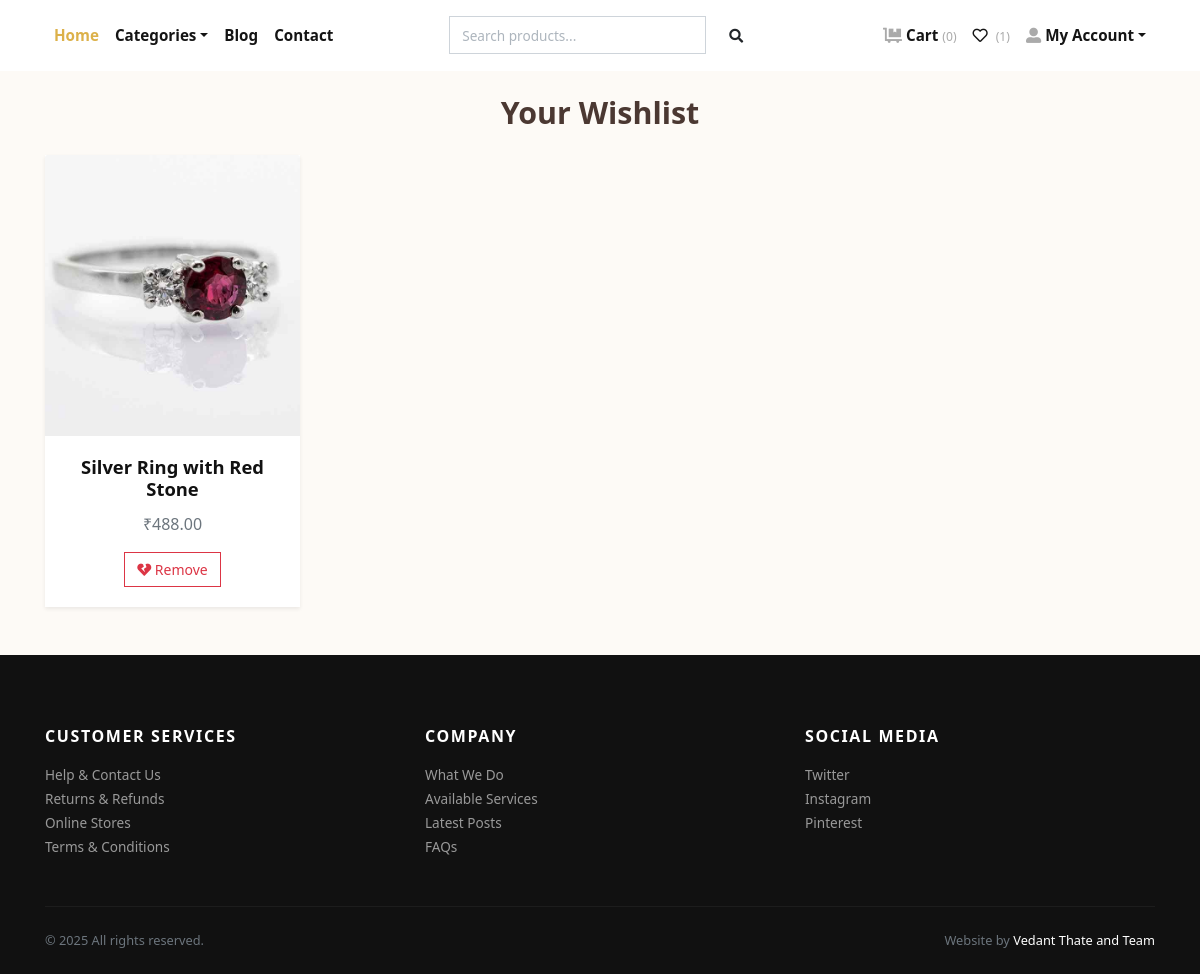
/wishlist/ (signed in), run on the app's committed database.
### store/models.py (models this page shows, shortened)
class Wishlist(models.Model):
    user = models.ForeignKey(User, on_delete=models.CASCADE)
    product = models.ForeignKey(Product, on_delete=models.CASCADE)
    class Meta:
        unique_together = ("user", "product")

class Product(models.Model):
    title = models.CharField(max_length=150, verbose_name="Product Title")
    slug = models.SlugField(max_length=160, verbose_name="Product Slug")
    sku = models.CharField(max_length=255, unique=True, verbose_name="Unique Product ID (SKU)")
    short_description = models.TextField(verbose_name="Short Description")
    detail_description = models.TextField(blank=True, null=True, verbose_name="Detail Description")
    product_image = models.ImageField(upload_to='product', blank=True, null=True, verbose_name="Product Image")
    price = models.DecimalField(max_digits=8, decimal_places=2)
    category = models.ForeignKey(Category, verbose_name="Product Categoy", on_delete=models.CASCADE)
    is_active = models.BooleanField(verbose_name="Is Active?")
    is_featured = models.BooleanField(verbose_name="Is Featured?")
    created_at = models.DateTimeField(auto_now_add=True, verbose_name="Created Date")
    updated_at = models.DateTimeField(auto_now=True, verbose_name="Updated Date")
    class Meta:
        verbose_name_plural = 'Products'
        ordering = ('-created_at', )

### store/views.py (the view)
# urls.py: path('wishlist/', views.wishlist_view, name='wishlist'),
@login_required
def wishlist_view(request):
    wishlist_items = Wishlist.objects.filter(user=request.user)
    return render(request, 'wishlist.html', {'wishlist_items': wishlist_items})

### store/context_preprocessors.py (called while the page is built)
def store_menu(request):
    categories = Category.objects.filter(is_active=True)
    context = {
        'categories_menu': categories,
    }
    return context

def cart_menu(request):
    if request.user.is_authenticated:
        cart_items= Cart.objects.filter(user=request.user)
        context = {
            'cart_items': cart_items,
        }
    else:
        context = {}
    return context

### templates/wishlist.html (shortened to what this page needs)
{% extends 'base.html' %}
{% load static %}
{% block content %}
<div class="container py-4">
  <h2 class="text-center mb-4">Your Wishlist</h2>
  <div class="row">
    {% if wishlist_items %}
      {% for item in wishlist_items %}
        <div class="col-lg-3 col-md-4 col-sm-6 mb-4">
          <div class="card border-0 shadow-sm">
            <a href="{% url 'store:product-detail' item.product.slug %}">
              <img src="{{ item.product.product_image.url }}" class="card-img-top" alt="{{ item.product.title }}">
            </a>
            <div class="card-body text-center">
              <h5 class="card-title">
                <a class="text-dark text-decoration-none" href="{% url 'store:product-detail' item.product.slug %}">
                  {{ item.product.title }}
                </a>
              </h5>
              <p class="text-muted">₹{{ item.product.price }}</p>
              <a href="{% url 'store:add-to-wishlist' item.product.id %}" class="btn btn-outline-danger btn-sm">
                <i class="fas fa-heart-broken"></i> Remove
              </a>
            </div>
          </div>
        </div>
      {% endfor %}
    {% else %}
      <div class="col-12 text-center">
        <p class="lead">Your wishlist is empty.</p>
        <a href="{% url 'store:home' %}" class="btn btn-dark">Browse Products</a>
      </div>
    {% endif %}
  </div>
</div>
{% endblock %}

### templates/navbar.html (shortened to what this page needs)
{% load static %}
<header class="header bg-white">
  <div class="container px-0 px-lg-3">
    <nav class="navbar navbar-expand-lg navbar-light py-3 px-lg-0">
      <div class="collapse navbar-collapse" id="navbarSupportedContent">
        <ul class="navbar-nav mr-auto">
          <li class="nav-item">
            <a class="nav-link active" href="{% url 'store:home' %}">Home</a>
          </li>
          <li class="nav-item dropdown">
            <a class="nav-link dropdown-toggle" id="pagesDropdown" href="#" data-toggle="dropdown" aria-haspopup="true"
              aria-expanded="false">Categories</a>
          </li>
          <li class="nav-item">
            <a class="nav-link" href="{% url 'store:blog_list' %}">Blog</a>
          </li>
          <li class="nav-item">
            <a class="nav-link" href="{% url 'store:contact' %}">Contact</a>
          </li>
        </ul>
        <div class="d-flex align-items-center">
          <form method="GET" action="{% url 'store:search' %}" class="form-inline d-none d-lg-block">
            <div class="input-group">
              <input type="text" name="q" class="form-control" placeholder="Search products..." aria-label="Search" required>
              <div class="input-group-append">
                <button class="btn" type="submit" style="border: none; background-color: transparent;">
                  <i class="fas fa-search fa-sm"></i>
                </button>
              </div>
            </div>
          </form>
        </div>
        <ul class="navbar-nav ml-auto">
          {% if request.user.is_authenticated %}
          <li class="nav-item">
            <a class="nav-link" href="{% url 'store:cart' %}">
              <i class="fas fa-dolly-flatbed mr-1 text-gray"></i>Cart
              <small class="text-gray">({{ cart_items.count }})</small>
            </a>
          </li>
          <li class="nav-item">
            <a class="nav-link" href="{% url 'store:wishlist' %}">
              <i class="far fa-heart mr-1"></i>
              <small class="text-gray">({{ user.wishlist_set.count }})</small>
            </a>
          </li>
          <li class="nav-item dropdown">
            <a class="nav-link dropdown-toggle" id="userDropdown" href="#" data-toggle="dropdown" aria-haspopup="true"
              aria-expanded="false"><i class="fas fa-user-alt mr-1 text-gray"></i>My Account</a>
          </li>
          {% else %}
          <li class="nav-item"><a class="nav-link" href="{% url 'store:login' %}">Login</a></li>
          <li class="nav-item"><a class="nav-link" href="{% url 'store:register' %}">Create Account</a></li>
          {% endif %}
        </ul>
      </div>
    </nav>
  </div>
</header>

### jewelryshop/static/css/style.default.css (style rules this page uses)
.text-gray { color: #aaa !important; }
.navbar { position: relative; }
.navbar { padding: 0.5rem 1rem; }
.navbar-light .navbar-nav .nav-link { color: rgba(17, 17, 17, 0.99); font-weight: 800; font-size: 0.95rem; transition: all 0.3s; }
.navbar-light .navbar-nav .show > .nav-link, .navbar-light .navbar-nav .active > .nav-link, .navbar-light .navbar-nav .nav-link.show, .navbar-light .navbar-nav .nav-link.active { color: #dcb14a; }
.btn { font-weight: 400; border: 1px solid transparent; font-family: inherit; padding: 0.375rem 1.5rem; font-size: 1rem; line-height: 1.5; border-radius: 0; transition: color 0.15s ease-in-out, background-color 0.15s ease-in-out, border-color 0.15s ease-in-out, box-shadow 0.15s ease-in-out; }
.btn-outline-danger { color: #dc3545; background-color: transparent; background-image: none; border-color: #dc3545; }
.btn-sm { padding: 0.375rem 0.75rem; font-size: 0.875rem; line-height: 1.5; border-radius: 0; }
body { font-family: "Libre Franklin", sans-serif; font-size: 1rem; font-weight: 400; line-height: 1.5; color: #111111; background-color: #fff; }
a { color: #dcb14a; text-decoration: none; }
h1, h2, h3, h4, h5, h6, .h1, .h2, .h3, .h4, .h5, .h6 { margin-bottom: 0.5rem; font-family: inherit; font-weight: 900; line-height: 1.2; color: inherit; }
h2, .h2 { font-size: 1.9rem; }
h5, .h5 { font-size: 1.15rem; }
small, .small { font-size: 80%; font-weight: 400; }
.text-dark { color: #111111 !important; }
.shadow-sm { box-shadow: 0 0.125rem 0.25rem rgba(17, 17, 17, 0.075) !important; }
.form-control { padding: 0.375rem 0.75rem; font-size: 1rem; line-height: 1.5; color: #495057; background-color: #fff; border: 1px solid #ced4da; border-radius: 0; transition: border-color 0.15s ease-in-out, box-shadow 0.15s ease-in-out; }
.form-control::placeholder { color: #adb5bd; font-size: 0.85rem; font-weight: 400; }
.nav-link { padding: 0.5rem 1rem; }
.card { background-color: #fff; border: 1px solid rgba(17, 17, 17, 0.125); border-radius: 0; }
.card-body { padding: 1.25rem; }
.card-title { margin-bottom: 0.75rem; }
.card-img-top { border-top-left-radius: calc(0 - 1px); border-top-right-radius: calc(0 - 1px); }

### jewelryshop/static/css/stylecontact.css (style rules this page uses)
body { font-family: 'Segoe UI', sans-serif; background-color: #fdfaf6; color: #4b3832; }

### jewelryshop/static/css/styleblog.css (style rules this page uses)
body { background-color: #fdfaf6; color: #4b3832; font-family: 'Segoe UI', sans-serif; }

### data on the page
Wishlist: product.product_image (picture), product "Silver Ring with Red Stone", product.price "488.00"

### other printed values
{{ cart_items.count }} "0"
{{ user.wishlist_set.count }} "1"
